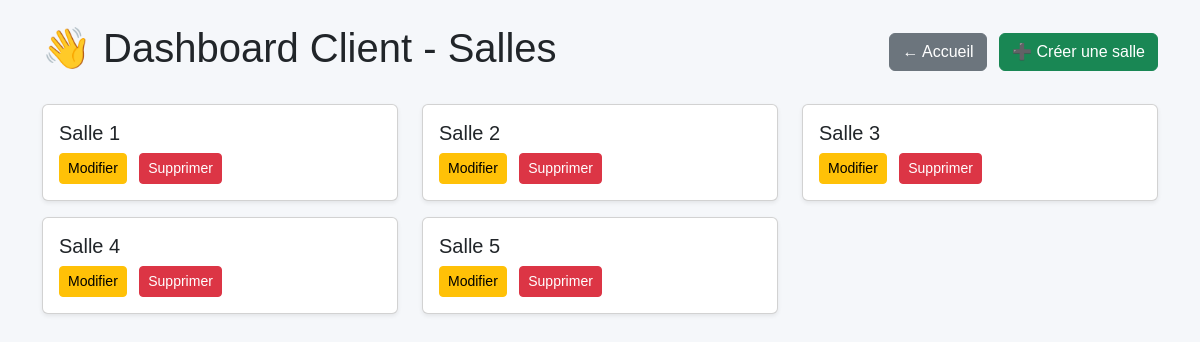
Page /client/client_salle_all/ on the earlier database version.
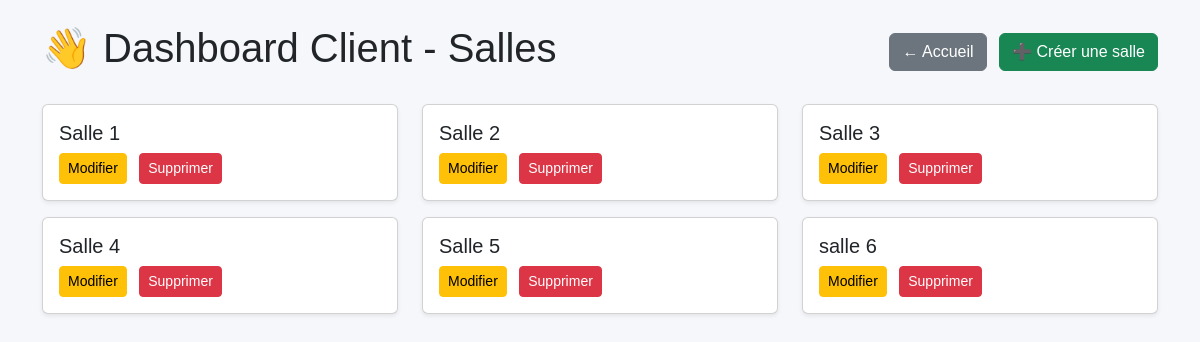
Same page on the later database version.
### monitoring/models.py (models this page shows)
class Salle(models.Model):
    nom = models.CharField(max_length=100)

### monitoring/views.py (the view)
# urls.py: path('client/client_salle_all/', client_salle_all, name='client_salle_all'),
def client_salle_all(request):
    salles = Salle.objects.all()
    return render(request, 'client/client_salle_all.html', {'salles': salles})

### monitoring/templates/client/client_salle_all.html (shortened to what this page needs)
<!DOCTYPE html>
<html lang="fr">
<head>
  <link href="https://cdn.jsdelivr.net/npm/bootstrap@5.3.2/dist/css/bootstrap.min.css" rel="stylesheet">
</head>
<body>
<div class="container py-4">
  <div class="d-flex justify-content-between align-items-center mb-4">
    <div>
      <h1>👋 Dashboard Client - Salles</h1>
    </div>
    <div>
      <a href="/client/" class="btn btn-secondary me-2">← Accueil</a>
      <a href="{% url 'creer_salle' %}" class="btn btn-success">➕ Créer une salle</a>
    </div>
  </div>
  <div class="row">
    {% for salle in salles %}
      <div class="col-md-4 mb-3">
        <div class="card shadow-sm">
          <div class="card-body">
            <h5 class="card-title">{{ salle.nom }}</h5>
            <a href="{% url 'modifier_salle' salle.id %}" class="btn btn-warning btn-sm me-2">Modifier</a>
            <a href="{% url 'supprimer_salle' salle.id %}" class="btn btn-danger btn-sm">Supprimer</a>
          </div>
        </div>
      </div>
    {% empty %}
      <p class="text-muted">Aucune salle disponible.</p>
    {% endfor %}
  </div>
</div>
</body>
</html>

Differences in the rows shown:
added Salle: nom "salle 6"
